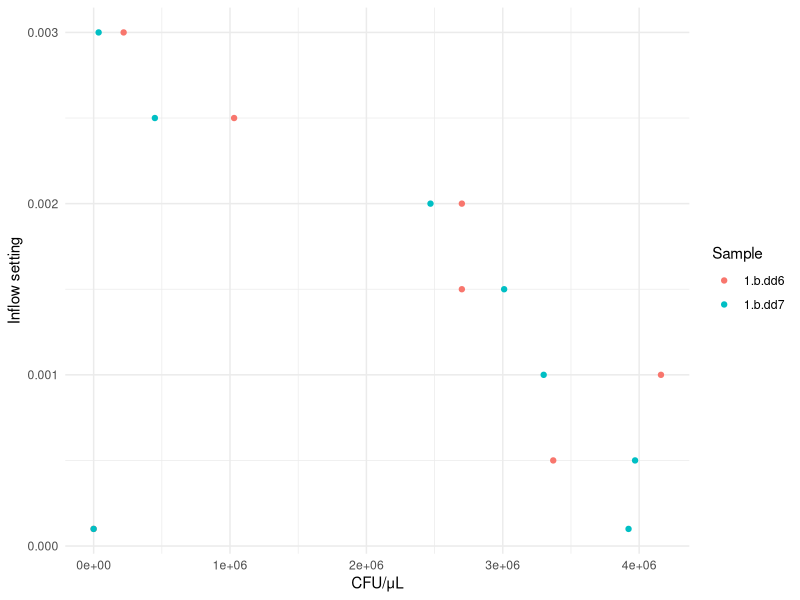
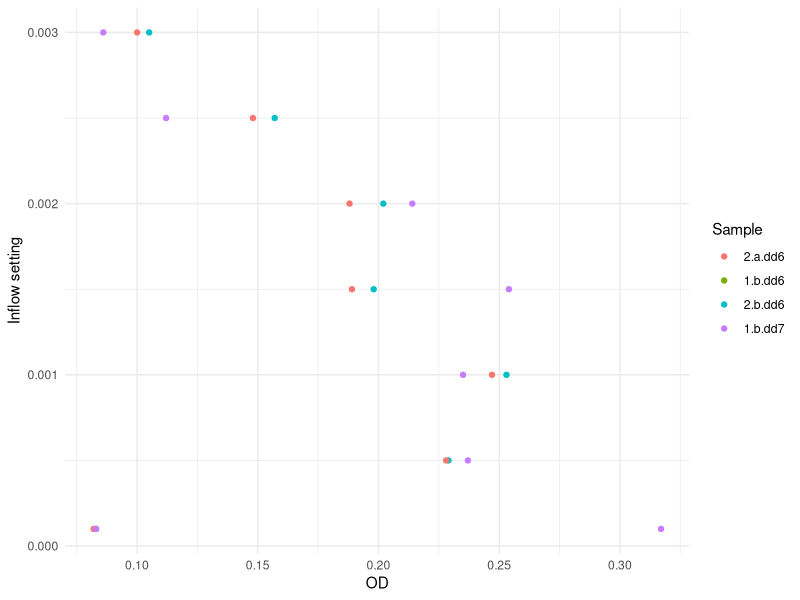

Here is the R script that generated these plots, in order: (Note: this script raises an error after producing the figures.)
## ---- chunk 1
#### Required packages
library(tidyverse)        

#### Clear  environment 
rm(list = ls())   
## ---- chunk 2
CC <- read.csv("data/cfu_counts_JO.csv")
outflow <- read.csv("data/outflow_rates_JO.csv")
od <- read.csv("data/OD/od_JO.csv")
## ---- chunk 3
CC <- CC %>%
  mutate(av_counts = rowMeans(across(dot1:dot10), na.rm = TRUE))
## ---- chunk 4
CC <- CC %>%
  
  # multiply by 10^dilution factor to get CFUs per ul 
  # first row is 100ul of sample so it would be: count * 10 ^ 1 to get 1ul
  # six row would be: count * 10 ^ 6 to get to 1ul
  # remember that the very first row is diluted!
  mutate(cfu_undil = av_counts * 10^dilution_factor) %>%
  
  # each dot is 5ul, so divide by 5 to get counts per ul
  mutate(cfu_ul = cfu_undil) #/ 5)

########## KD's data actually didn't divide by 5 in the end########## 
# She intended to, but I'll also leave it out now just for comparison
# I'll go through all the raw data at some stage to do a full analysis
## ---- chunk 5
CC <- CC %>%
  
  # removes the counts from the overnights
  filter(day != 0) %>%
  
  # factor for every combination of day and time and experiment_replicate
  mutate(sample = interaction(day, time, experiment_replicate))
## ---- chunk 6

## only keep days 1 (and 2) for now and remove M1 from dd6 (pump stopped)
CC_plot <- CC %>%
  #filter(day %in% c(1, 2)) %>%
  filter(day == 1) %>%
  filter(!(ID == "M1" & experiment_replicate == "dd6"))

ggplot(CC_plot, aes(x = cfu_ul, y = inflow_setting, color = sample)) +
  geom_point() + 
  labs(x = "CFU/μL", y = "Inflow setting", color = "Sample") +
  theme_minimal()
## ---- chunk 7

# all variables (except OD) are named consistently
CC <- CC %>%
  left_join(od, by = join_by(experiment_replicate, day, time, ID))

## only keep days 1 and 2 for now and remove M1 from dd6 (pump stopped)
CC_plot <- CC %>%
  filter(day %in% c(1, 2)) %>%
  filter(!(ID == "M1" & experiment_replicate == "dd6"))

ggplot(CC_plot, aes(x = OD, y = inflow_setting, color = sample)) +
  geom_point() + 
  labs(x = "OD", y = "Inflow setting", color = "Sample") +
  theme_minimal()
## ---- chunk 8
# mean outflow volume across day 1 and day 2 per bioreactor
outflow <- outflow %>%
  select(c(bioreactor, day_measured, volume_out)) %>%
  group_by(bioreactor) %>%
  summarise(outflow_mean = mean(volume_out))

# join the mean outflow volume into colony count data (by ID/bioreactor)
CC <- CC %>%
  left_join(outflow, by = c("ID" = "bioreactor"))
## ---- chunk 9
# all variables (except OD) are named consistently
CC <- CC %>%
  left_join(od, by = join_by(experiment_replicate, day, time, ID))

# blank? Minus value of M5 (control) from others within a sampling period  
CC <- CC %>%
  group_by(sample) %>%                   
  mutate(control_OD = OD[ID == "M5"],          
         OD_blanked = OD - control_OD) %>%        
  ungroup()                         

## ---- chunk 10
CC <- CC %>%
  
  # volume coming in every hour (in ml)
  mutate(outflow_per_hour = outflow_mean/24) %>%
  
  # as a fraction of the volume of the vial (21ml) to get rate of dilution 
  mutate(dilution_rate = outflow_per_hour/21)
## ---- chunk 11

# removing the control (all at 0) and M1 reactor - pump failed on first day
CC_plot <- CC %>%
  filter(!(ID %in% c("M1", "M5")))


ggplot(CC_plot, aes(x = cfu_ul, y = dilution_rate, color = sample)) +
  geom_point() + 
  #geom_smooth(method = "loess", se = FALSE, span = 1) + 
  labs(x = "CFU/μL", y = "Dilution rate (ml/hour/ml)", color = "Sample") +
  theme_minimal()

## ---- chunk 12
ggplot(CC_plot, aes(x = cfu_ul, y = dilution_rate, color = sample)) +
  geom_point() + 
  #geom_smooth(method = "loess", se = FALSE, span = 10) + 
  labs(x = "CFU/μL", y = "Dilution rate (ml/hour/ml)", color = "Sample") +
  theme_light() +
  facet_wrap(~ sample, scales = "free_x")
## ---- chunk 13

ggplot(CC_plot, aes(x = OD_blanked, y = dilution_rate, color = sample)) +
  geom_point() + 
  #geom_smooth(method = "loess", se = FALSE, span = 1) + 
  labs(x = "OD", y = "Dilution rate (ml/hour/ml)", color = "Sample") +
  theme_minimal()

## ---- chunk 14
# from DD2 and DD3
KD_data <- read.csv("data/KD/KD_final_data.csv")

# from DD4
dd4 <- read.csv("data/KD/dd4_OD.csv")
dd4 <- dd4 %>%
  filter(read_date == "29/06/2024") %>%
  mutate(blank_OD = absorb_600[bioreactor == "blank"],          
         OD_blanked = absorb_600 - blank_OD) %>%
  select(OD_blanked, bioreactor) %>%
  mutate(experiment_replicate = "dd4")

# join together all of KD's data
KD_data <- KD_data %>%
  left_join(dd4) %>%
  mutate(final_od = ifelse(experiment_replicate == "dd4", 
                           OD_blanked,
                           final_od))

# join in my data from dd6
merged <- CC_plot %>%
  select(c(experiment_replicate, OD_blanked, dilution_rate, sample, ID)) %>%
  rename(mean_dil_inv_hr = dilution_rate) %>%
  
  # choose day 2 or day 3
  rename(final_od = OD_blanked) %>%
  filter(sample == "2.b") %>%
  
  # average day 2 and day 3
  #filter(sample %in% c("2.b", "3.b")) %>%
  #group_by(ID, mean_dil_inv_hr, experiment_replicate) %>%
  #summarise(final_od = mean(OD_blanked)) %>%
  #ungroup() %>%

  full_join(KD_data)
## ---- chunk 15
merged_plotting <- merged %>%
  filter(experiment_replicate %in% c("dd2", "dd3", "dd4", "dd6")) %>%
  filter(final_od > 0)

ggplot(merged_plotting, aes(x = final_od, 
                            y = mean_dil_inv_hr, 
                            color = experiment_replicate)) +
  geom_point() + 
  labs(x = "OD", y = "Dilution rate (ml/hour/ml)", color = "Experiment") +
  theme_minimal()
## ---- chunk 16
KD_cfu <- KD_data %>%
  select(experiment_replicate, mean_dil_inv_hr, cfu_per_ul_tf) %>%
  filter(experiment_replicate %in% c("dd2", "dd3", "dd4")) %>%
  distinct()

JO_cfu <- CC_plot %>%
  filter(sample == "2.b") %>%
  select(experiment_replicate, cfu_ul, dilution_rate) %>%
  rename(cfu_per_ul_tf = cfu_ul) %>%
  rename(mean_dil_inv_hr = dilution_rate)

combined_cfu <- rbind(KD_cfu, JO_cfu)
## ---- chunk 17

ggplot(combined_cfu, aes(x = cfu_per_ul_tf, 
                         y = mean_dil_inv_hr, 
                         color = experiment_replicate)) +
  geom_point() + 
  labs(x = "CFU (per ul)", y = "Dilution rate (ml/hour/ml)", color = "Experiment") +
  theme_minimal()
## ---- chunk 18
ggplot(CC, aes(x = inflow_setting, y = outflow_mean)) +
  geom_point() +  # Scatter plot points
  geom_text(aes(label = ID), vjust = 1.5, hjust = 0, size = 3) + 
  labs(x = "Inflow setting", y = "Outflow (ml/day") +
  theme_minimal()
## ---- chunk 19

CC_wide <- CC %>%
  
  select(ID, sample, cfu_ul) %>%
  
    pivot_wider(names_from = sample, 
                values_from = cfu_ul, 
                names_prefix = "cfu_ul_") %>%
  
  filter(ID != "M5")


ggplot(CC_wide, aes(x = cfu_ul_2.b, y = cfu_ul_2.a)) +
  geom_point() +  # Scatter plot points
  geom_abline(slope = 1, intercept = 0, linetype = "dashed") +
  geom_text(aes(label = ID), vjust = 1.5, hjust = 0, size = 3) + 
  labs(x = "CFU Before", y = "CFU After") +
  theme_minimal()

